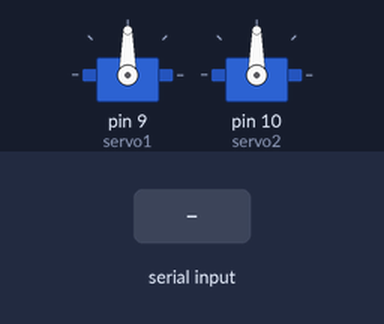
A sketch run on a simulated Arduino Uno, built with avr-gcc and run on an emulated ATmega328P. Parts: 2 × servo. The test bench sets the inputs (shaded band).

Above: at 1.2 s.
1.3 s: "1" received over Serial
At 2.8 s:
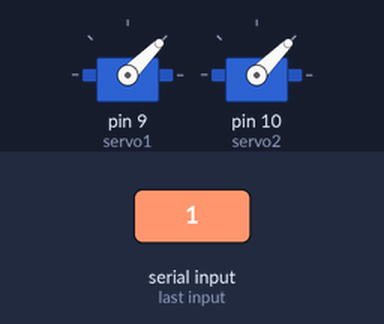
At 6.0 s:
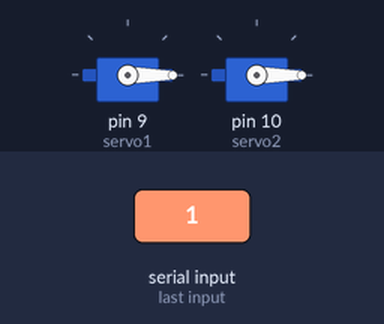
Timing chart, 0 to 7.5 s (numbered marks = the images above; inputs shaded):
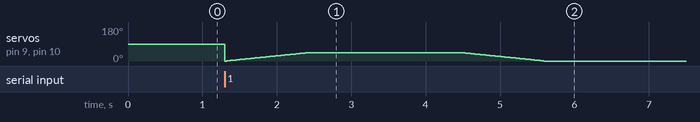

The sketch:

sketch_jul22a.ino
```cpp
#include <Servo.h>

Servo servo1;
Servo servo2;

void setup() {
  Serial.begin(9600);   // 시리얼 통신 시작
  servo1.attach(9);
  servo2.attach(10);
}

void loop() {
  if (Serial.available()) {
    char cmd = Serial.read();
    if (cmd == '1') {
      dump();  // dump 동작 수행
    }
  }
}

void dump() {
  // 0도 → 45도까지 천천히 이동(단, 45도에서 시작하는 점에 유의)
  for (int angle = 0; angle <= 45; angle++) {
    servo1.write(angle);
    servo2.write(angle);
    delay(25); // 회전 속도(이 값이 작을수록 빠르고, 클수록 느림)
  }

  delay(2000);

  // 45도 → 0도까지 복귀
  for (int angle = 45; angle >= 0; angle--) {
    servo1.write(angle);
    servo2.write(angle);
    delay(25);
  }

  delay(2000);
}
```
